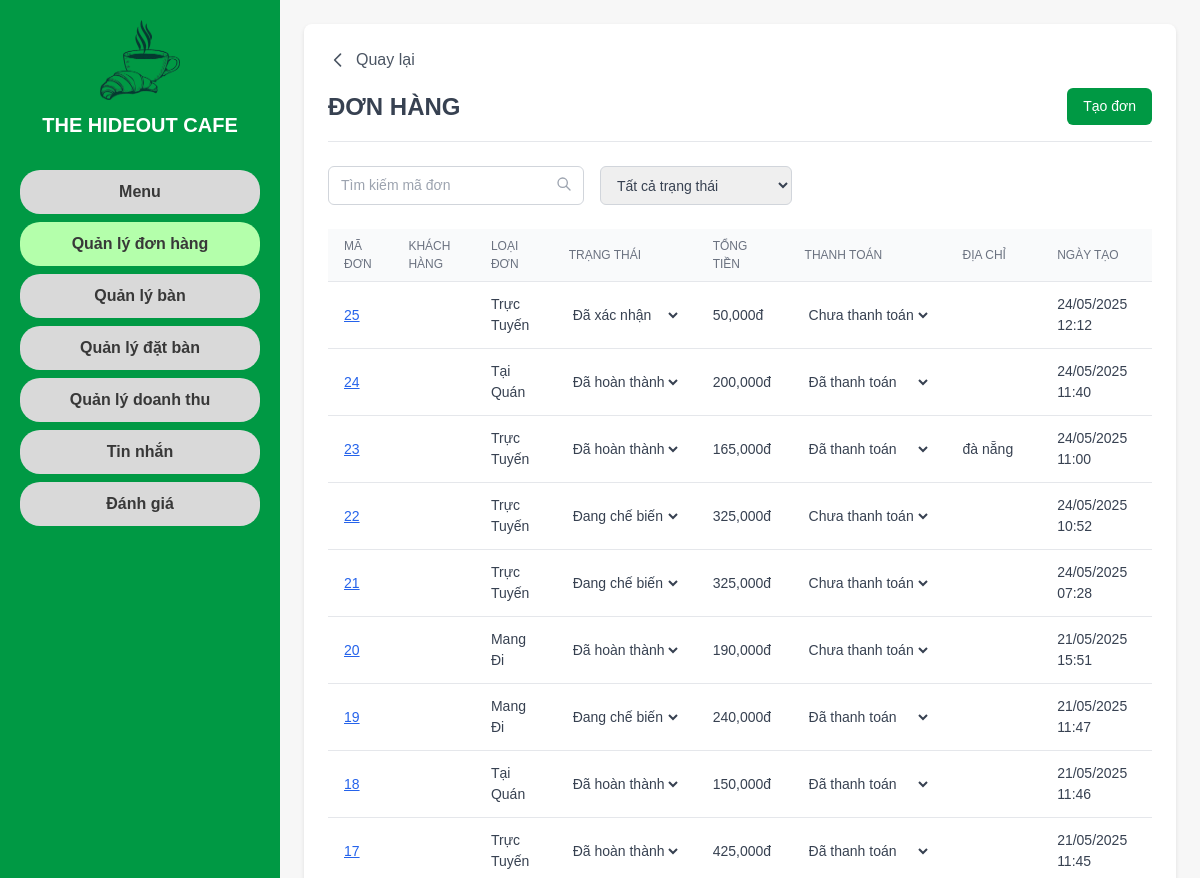
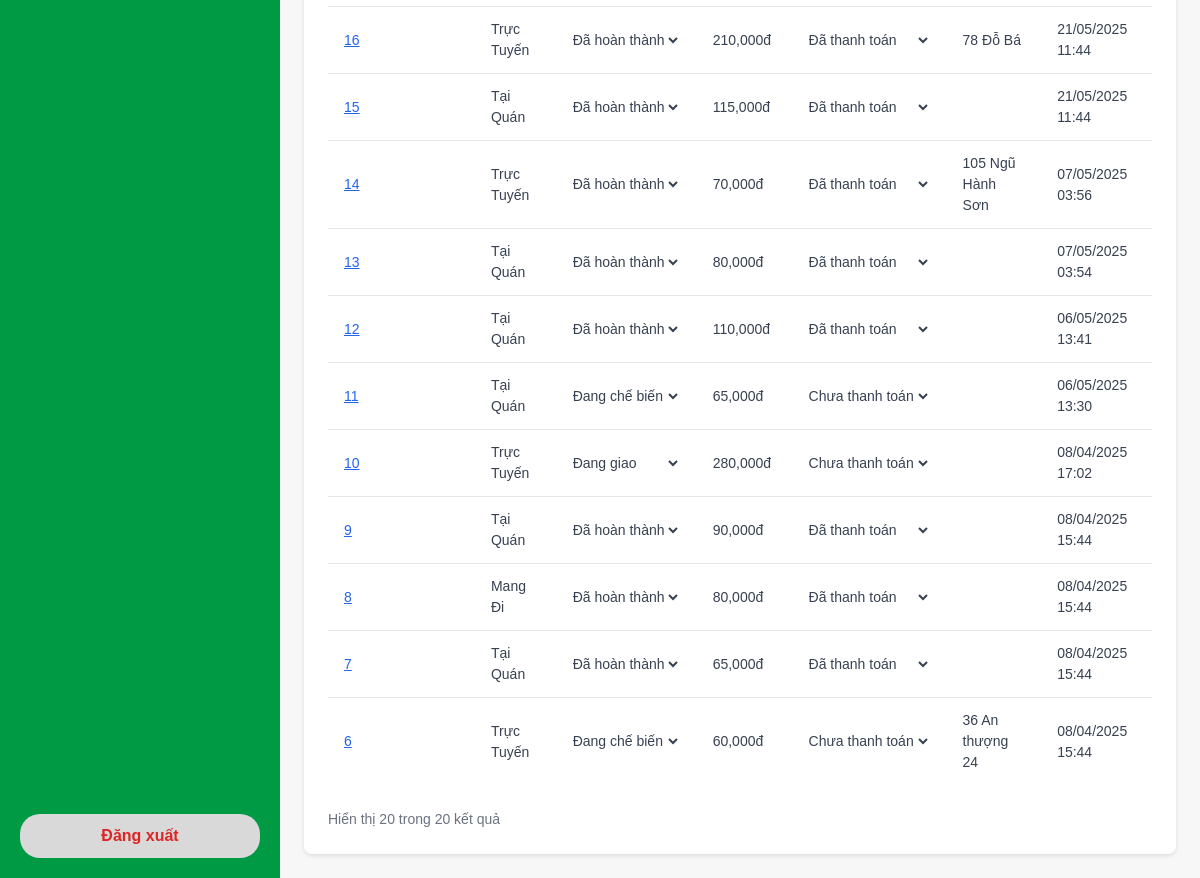
Screenshot of /orders/ with the database file from the repository (2 pictures, top to bottom).
### myapp/models.py (models this page shows, shortened)
class DonHang(models.Model):
    LOAI_DON_HANG = (
        ('truc_tuyen', 'Trực Tuyến'),
        ('tai_quan', 'Tại Quán'),
        ('mang_di', 'Mang Đi'),
    )
    TRANG_THAI = (
        ('da_xac_nhan', 'Đã xác nhận'),
        ('dang_che_bien', 'Đang chế biến'),
        ('dang_giao', 'Đang giao'),
        ('hoan_thanh', 'Đã hoàn thành'),
        ('da_huy', 'Đã hủy'),
    )
    THANH_TOAN = (
        ('da_thanh_toan', 'Đã thanh toán'),
        ('chua_thanh_toan', 'Chưa thanh toán'),
    )
    ma_don_hang = models.AutoField(primary_key=True)
    nguoi_dung = models.ForeignKey('NguoiDung', on_delete=models.SET_NULL, null=True, related_name='don_hang')
    loai_don_hang = models.CharField(max_length=20, choices=LOAI_DON_HANG)
    trang_thai = models.CharField(max_length=20, choices=TRANG_THAI, default='da_xac_nhan')
    thanh_toan = models.CharField(max_length=20, choices=THANH_TOAN, default='chua_thanh_toan')
    dia_chi = models.TextField(blank=True, null=True)
    so_dien_thoai = models.CharField(max_length=15, blank=True, null=True)
    thoi_gian_dat = models.DateTimeField(blank=True, null=True)
    phi_ship = models.DecimalField(max_digits=10, decimal_places=0, default=0)
    tong_tien = models.DecimalField(max_digits=10, decimal_places=0, default=0)
    ngay_tao = models.DateTimeField(auto_now_add=True)
    class Meta:
        verbose_name = "Đơn Hàng"
        verbose_name_plural = "Đơn Hàng"

### myapp/views.py (the view)
# urls.py: path('orders/', views.order_list, name='order_list'),
def order_list(request):
    don_hang_list = DonHang.objects.all().order_by('-ngay_tao')
    thuc_don = ThucDon.objects.all()
    loai_don_hang_choices = DonHang.LOAI_DON_HANG
    trang_thai_choices = DonHang.TRANG_THAI
    thanh_toan_choices = DonHang.THANH_TOAN
    context = {
        'don_hang_list': don_hang_list,
        'thuc_don': thuc_don,
        'loai_don_hang_choices': loai_don_hang_choices,
        'trang_thai_choices': trang_thai_choices,
        'thanh_toan_choices': thanh_toan_choices,
        'intcomma': intcomma,  # Dùng để định dạng số trong template
    }
    return render(request, 'quanlydonhang_ql.html', context)

### myapp/templates/quanlydonhang_ql.html (shortened to what this page needs)
{% extends 'base.html' %}
{% load static humanize %}
{% block content %}
<div style="background: white; border-radius: 8px; box-shadow: 0 2px 4px rgba(0, 0, 0, 0.1); padding: 24px;">
  <div style="margin-bottom: 16px;">
    <button onclick="history.back()" style="display: flex; align-items: center; color: #4b5563;">
      <svg style="width: 20px; height: 20px; margin-right: 8px;" fill="none" stroke="currentColor" viewBox="0 0 24 24">
        <path stroke-linecap="round" stroke-linejoin="round" stroke-width="2" d="M15 19l-7-7 7-7"/>
      </svg>
      Quay lại
    </button>
  </div>
  <div style="display: flex; justify-content: space-between; align-items: center; margin-bottom: 16px;">
    <h1 style="font-size: 24px; font-weight: bold; color: #374151;">ĐƠN HÀNG</h1>
    <button class="btn-action btn-green" onclick="openModal()">Tạo đơn</button>
  </div>
  <hr style="border-color: #e5e7eb; margin-bottom: 24px;">
  <div style="display: flex; gap: 16px; margin-bottom: 24px;">
    <div style="position: relative; width: 256px;">
      <input type="text" id="search-input" placeholder="Tìm kiếm mã đơn" class="input">
      <svg style="position: absolute; right: 12px; top: 10px; width: 16px; height: 16px; color: #9ca3af;" fill="none" stroke="currentColor" viewBox="0 0 24 24">
        <path stroke-linecap="round" stroke-linejoin="round" stroke-width="2" d="M21 21l-6-6m2-5a7 7 0 11-14 0 7 7 0 0114 0z"/>
      </svg>
    </div>
    <select id="status-filter" class="select" style="width: 192px;">
      <option value="">Tất cả trạng thái</option>
    </select>
  </div>
  <div style="overflow-x: auto;">
    <table class="table">
      <thead>
        <tr>
          <th class="th">Mã đơn</th>
          <th class="th">Khách hàng</th>
          <th class="th">Loại đơn</th>
          <th class="th">Trạng thái</th>
          <th class="th">Tổng tiền</th>
          <th class="th">Thanh toán</th>
          <th class="th">Địa chỉ</th>
          <th class="th">Ngày tạo</th>
        </tr>
      </thead>
      <tbody id="order-table">
        {% for don_hang in don_hang_list %}
          <tr>
            <td class="td"><a href="{% url 'myapp:order_detail' ma_don_hang=don_hang.ma_don_hang %}" class="order-id">{{ don_hang.ma_don_hang }}</a></td>
            <td class="td">{{ don_hang.ten_khach_hang }}</td>
            <td class="td">{{ don_hang.get_loai_don_hang_display }}</td>
            <td class="td">
              <form method="POST" action="{% url 'myapp:update_order_status' %}">
                <select name="trang_thai" class="status-select {{ don_hang.trang_thai|slugify }}-status" onchange="this.form.submit()">
                  {% for value, label in trang_thai_choices %}
                    <option value="{{ value }}" {% if value == don_hang.trang_thai %}selected{% endif %}>{{ label }}</option>
                  {% endfor %}
                </select>
              </form>
            </td>
            <td class="td">{{ don_hang.tong_tien|default:0|intcomma }}đ</td>
            <td class="td">
              <form method="POST" action="{% url 'myapp:update_payment_status' %}">
                <select name="thanh_toan" class="payment-select {{ don_hang.thanh_toan|slugify }}-status" onchange="this.form.submit()">
                  {% for value, label in thanh_toan_choices %}
                    <option value="{{ value }}" {% if value == don_hang.thanh_toan %}selected{% endif %}>{{ label }}</option>
                  {% endfor %}
                </select>
              </form>
            </td>
            <td class="td">{{ don_hang.dia_chi|default:"" }}</td>
            <td class="td">{{ don_hang.ngay_tao|date:"d/m/Y H:i" }}</td>
          </tr>
        {% empty %}
          <tr>
            <td class="td" colspan="8">Không có đơn hàng.</td>
          </tr>
        {% endfor %}
      </tbody>
    </table>
  </div>
  <div style="margin-top: 24px; font-size: 14px; color: #6b7280;">
    Hiển thị <span id="result-count">{{ don_hang_list|length }}</span> trong <span id="total-count">{{ don_hang_list|length }}</span> kết quả
  </div>
</div>
{% endblock %}

### rows the page displays
DonHang: ma_don_hang "25", loai_don_hang "Trực Tuyến", trang_thai "Đã xác nhận", tong_tien "50,000", thanh_toan "Chưa thanh toán", ngay_tao "24/05/2025 12:12"
DonHang: ma_don_hang "24", loai_don_hang "Tại Quán", trang_thai "Đã hoàn thành", tong_tien "200,000", thanh_toan "Đã thanh toán", ngay_tao "24/05/2025 11:40"
DonHang: ma_don_hang "23", loai_don_hang "Trực Tuyến", trang_thai "Đã hoàn thành", tong_tien "165,000", thanh_toan "Đã thanh toán", dia_chi "đà nẵng", ngay_tao "24/05/2025 11:00"
DonHang: ma_don_hang "22", loai_don_hang "Trực Tuyến", trang_thai "Đang chế biến", tong_tien "325,000", thanh_toan "Chưa thanh toán", ngay_tao "24/05/2025 10:52"
DonHang: ma_don_hang "21", loai_don_hang "Trực Tuyến", trang_thai "Đang chế biến", tong_tien "325,000", thanh_toan "Chưa thanh toán", ngay_tao "24/05/2025 07:28"
DonHang: ma_don_hang "20", loai_don_hang "Mang Đi", trang_thai "Đã hoàn thành", tong_tien "190,000", thanh_toan "Chưa thanh toán", ngay_tao "21/05/2025 15:51"
DonHang: ma_don_hang "19", loai_don_hang "Mang Đi", trang_thai "Đang chế biến", tong_tien "240,000", thanh_toan "Đã thanh toán", ngay_tao "21/05/2025 11:47"
DonHang: ma_don_hang "18", loai_don_hang "Tại Quán", trang_thai "Đã hoàn thành", tong_tien "150,000", thanh_toan "Đã thanh toán", ngay_tao "21/05/2025 11:46"
DonHang: ma_don_hang "17", loai_don_hang "Trực Tuyến", trang_thai "Đã hoàn thành", tong_tien "425,000", thanh_toan "Đã thanh toán", ngay_tao "21/05/2025 11:45"
DonHang: ma_don_hang "16", loai_don_hang "Trực Tuyến", trang_thai "Đã hoàn thành", tong_tien "210,000", thanh_toan "Đã thanh toán", dia_chi "78 Đỗ Bá", ngay_tao "21/05/2025 11:44"
DonHang: ma_don_hang "15", loai_don_hang "Tại Quán", trang_thai "Đã hoàn thành", tong_tien "115,000", thanh_toan "Đã thanh toán", ngay_tao "21/05/2025 11:44"
DonHang: ma_don_hang "14", loai_don_hang "Trực Tuyến", trang_thai "Đã hoàn thành", tong_tien "70,000", thanh_toan "Đã thanh toán", dia_chi "105 Ngũ Hành Sơn", ngay_tao "07/05/2025 03:56"
DonHang: ma_don_hang "13", loai_don_hang "Tại Quán", trang_thai "Đã hoàn thành", tong_tien "80,000", thanh_toan "Đã thanh toán", ngay_tao "07/05/2025 03:54"
DonHang: ma_don_hang "12", loai_don_hang "Tại Quán", trang_thai "Đã hoàn thành", tong_tien "110,000", thanh_toan "Đã thanh toán", ngay_tao "06/05/2025 13:41"
DonHang: ma_don_hang "11", loai_don_hang "Tại Quán", trang_thai "Đang chế biến", tong_tien "65,000", thanh_toan "Chưa thanh toán", ngay_tao "06/05/2025 13:30"
DonHang: ma_don_hang "10", loai_don_hang "Trực Tuyến", trang_thai "Đang giao", tong_tien "280,000", thanh_toan "Chưa thanh toán", ngay_tao "08/04/2025 17:02"
DonHang: ma_don_hang "9", loai_don_hang "Tại Quán", trang_thai "Đã hoàn thành", tong_tien "90,000", thanh_toan "Đã thanh toán", ngay_tao "08/04/2025 15:44"
DonHang: ma_don_hang "8", loai_don_hang "Mang Đi", trang_thai "Đã hoàn thành", tong_tien "80,000", thanh_toan "Đã thanh toán", ngay_tao "08/04/2025 15:44"
DonHang: ma_don_hang "7", loai_don_hang "Tại Quán", trang_thai "Đã hoàn thành", tong_tien "65,000", thanh_toan "Đã thanh toán", ngay_tao "08/04/2025 15:44"
DonHang: ma_don_hang "6", loai_don_hang "Trực Tuyến", trang_thai "Đang chế biến", tong_tien "60,000", thanh_toan "Chưa thanh toán", dia_chi "36 An thượng 24", ngay_tao "08/04/2025 15:44"

### other values shown
{{ don_hang_list|length }} "20"
